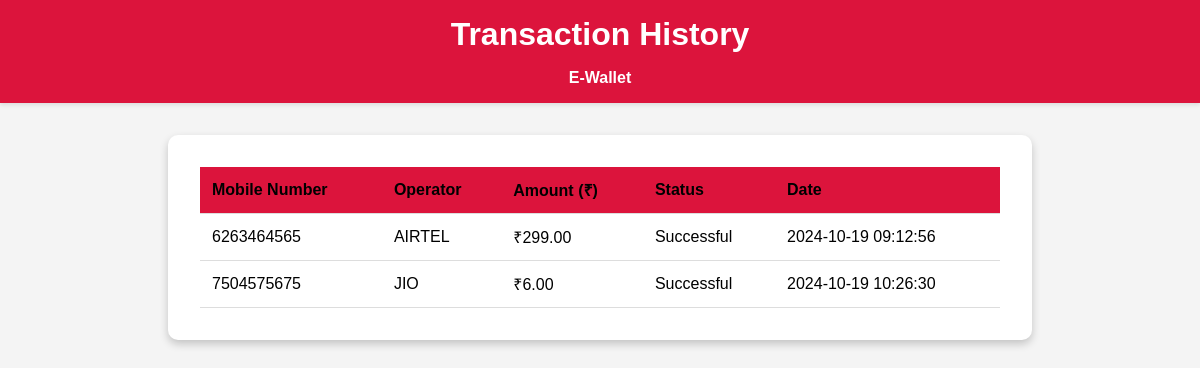
/superfin/e-wallet/mobilehistory.php (signed in), run on the app's committed database.
### tables this page shows
CREATE TABLE `mobile_recharges` (
  `id` int(11) NOT NULL,
  `user_id` int(11) NOT NULL,
  `mobile_number` varchar(10) NOT NULL,
  `operator` varchar(50) NOT NULL,
  `amount` decimal(10,2) NOT NULL,
  `status` enum('pending','successful','failed') DEFAULT 'successful',
  `created_at` timestamp NOT NULL DEFAULT current_timestamp()
);

### superfin/e-wallet/mobilehistory.php (the view, shortened to what this page needs)
<?php
require("../conn/conn.php");
$user_id = $_SESSION['user_id'];
?>
<!DOCTYPE html>
<html lang="en">
<head>
    <link rel="stylesheet" href="styles9.css">
</head>
<body>
    <header class="header">
        <h1>Transaction History</h1>
        <nav style="margin-top: 1rem;">
            <a href="index.php">E-Wallet</a>
        </nav>
    </header>
    <main class="history-container">
        <table>
            <thead>
                <tr>
                    <th>Mobile Number</th>
                    <th>Operator</th>
                    <th>Amount (₹)</th>
                    <th>Status</th>
                    <th>Date</th>
                </tr>
            </thead>
            <tbody id="transactionTableBody">
                <?php
                $query = "SELECT * FROM `mobile_recharges` WHERE user_id=$user_id";
                $result = mysqli_query($con, $query);
                if ($result->num_rows > 0) {
                    while ($row = $result->fetch_assoc()) {
                        echo "<tr>
                                <td>" . htmlspecialchars($row['mobile_number']) . "</td>
                                <td>" . htmlspecialchars($row['operator']) . "</td>
                                <td>₹" . htmlspecialchars($row['amount']) . "</td>
                                <td>Successful</td>
                                <td>" . htmlspecialchars($row['created_at']) . "</td>
                              </tr>";
                    }
                } else {
                    echo "<tr><td colspan='5' class='empty-state'>No transactions found.</td></tr>";
                }
                ?>
            </tbody>
        </table>
    </main>
</body>
</html>

### superfin/e-wallet/styles9.css (style rules this page uses)
body { margin: 0; font-family: Arial, sans-serif; background-color: #f4f4f4; }
.header { background-color: crimson; padding: 1rem; text-align: center; box-shadow: 0 2px 4px rgba(0, 0, 0, 0.1); }
nav a { margin: 0 10px; color: white; text-decoration: none; font-weight: bold; }
.header h1 { margin: 0; color: white; }
.history-container { max-width: 800px; margin: 2rem auto; padding: 2rem; background-color: #ffffff; border-radius: 10px; box-shadow: 0 4px 8px rgba(0, 0, 0, 0.2); }
table { width: 100%; border-collapse: collapse; }
thead { background-color: crimson; }
th, td { padding: 0.75rem; text-align: left; border-bottom: 1px solid #ddd; }
th { font-weight: bold; }

### data on the page
mobile_recharges: mobile_number "6263464565", operator "AIRTEL", amount "299.00", created_at "2024-10-19 09:12:56"
mobile_recharges: mobile_number "7504575675", operator "JIO", amount "6.00", created_at "2024-10-19 10:26:30"
